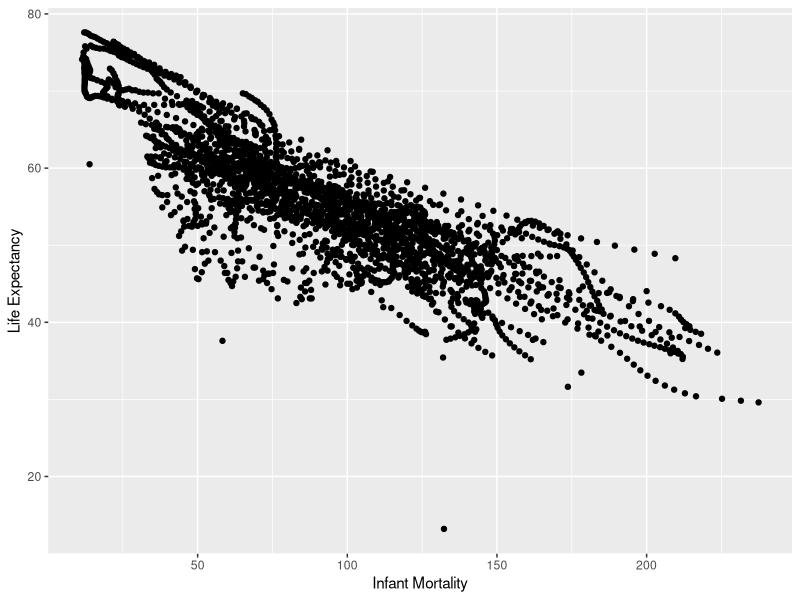
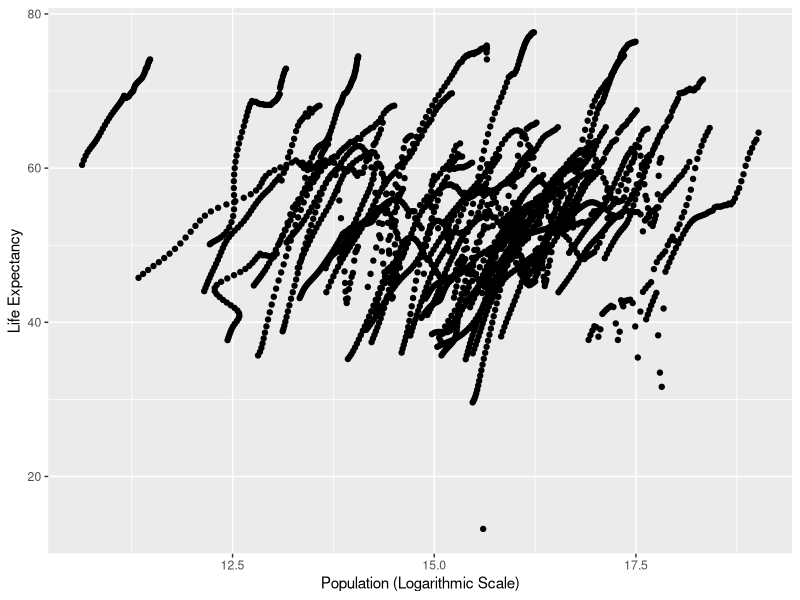
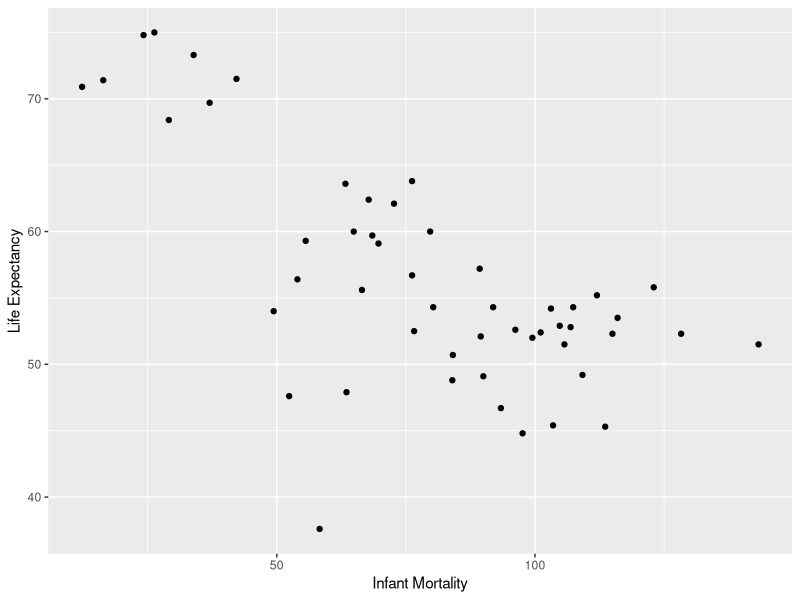
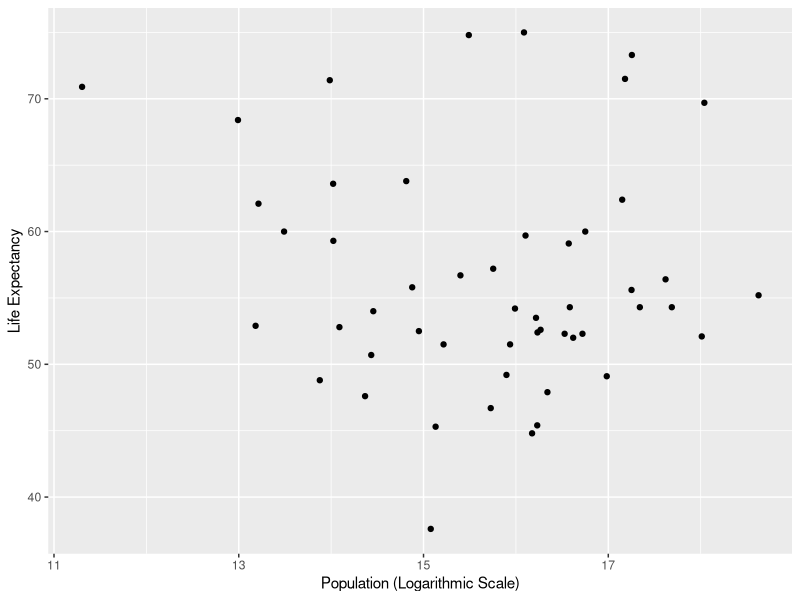

Here is the R script that generated these plots, in order: (Note: this script raises an error after producing the figures.)
## ---- chunk 1
#Loads the "dslabs" and "tidyverse" packages
library(dslabs)
library(tidyverse)

#Pulls up the help page for the gapminder data
help(gapminder)
#Pulls up the structure for the gapminder data
str(gapminder)
#Summary of the gapminder data
summary(gapminder)
#Determines the type of object that gapminder is
class(gapminder)

## ---- chunk 2
#using the gapminder data to create a new object that contains only the African countries
africadata <- subset(gapminder, continent == "Africa")

#Creating a new object with africadata that only contains infant_mortality and life_expectancy
africaIMLE <- select(africadata, infant_mortality, life_expectancy)

#Creating a new object with africadata that only contains population and life_expectancy
africaPLE <- select(africadata, population, life_expectancy)

## ---- chunk 3
#Plotting life expectancy as a function of infant mortality using the africaIMLE dataframe
ggplot(africaIMLE, aes(x = infant_mortality, y = life_expectancy)) +
      geom_point() +
      xlab("Infant Mortality") +
      ylab("Life Expectancy")
#A negative correlation shows between the two



#Plotting life expectancy as a function of population on a log scale using the africaPLE dataframe
ggplot(africaPLE, aes(x = log(population), y = life_expectancy)) +
      geom_point() +
      xlab("Population (Logarithmic Scale)") +
      ylab("Life Expectancy")
#Streaks of positively-correlated data appear on this graph

## ---- chunk 4
#Code to figure out which years have missing data for infant mortality in the africadata dataset
africaYIM <- select(africadata, year, infant_mortality)
#This creates a new data frame that only contains the year data and infant mortality data

is.IMna <- africaYIM[rowSums(is.na(africaYIM)) > 0, ]
#This creates a new data frame that only contains the year data with NA values for infant mortality


years_with_NA <- unique(is.IMna)
#This creates a new data frame that contains the years that have NA infant mortality data

years_with_NA
## ---- chunk 5
africa2000 <- filter(africadata, year == "2000")
str(africa2000)
## ---- chunk 6
#This graphs life expectancy as a function of infant mortality for the year 2000 in Africa.
ggplot(africa2000, aes(x = infant_mortality, y = life_expectancy)) +
      geom_point() +
      xlab("Infant Mortality") +
      ylab("Life Expectancy")
#There is a negative correlation between the two.

#This graphs life expectancy as a function of population for the year 2000 in Africa.
ggplot(africa2000, aes(x = log(population), y = life_expectancy)) +
      geom_point() +
      xlab("Population (Logarithmic Scale)") +
      ylab("Life Expectancy")
#There is no noticable correlation.

## ---- chunk 7
#Fitting a linear model to the 2000 Africa data, with life expectancy as the outcome and infant mortality as the predictor

fit1 <- lm(life_expectancy ~ infant_mortality, data = africa2000)
summary(fit1)
## ---- chunk 8
#Adding a linear model to the 2000 Africa data, with life expectancy as the outcome and population as the predictor

fit2 <- lm(life_expectancy ~ population, data = africa2000)
summary(fit2)
## ---- chunk 9
library(broom)
## ---- chunk 10
chinaadata <- subset(gapminder, country == "China")
## ---- chunk 11
chinaIMP <- chinadata[c("infant_mortality","population")]
chinaFP <- chinadata[c("fertility","population")]

summary(chinaFP)
summary(chinaIMP)

## ---- chunk 12
ggplot(chinaIMP, aes(x = log(population), y = infant_mortality)) + geom_point()
## ---- chunk 13
ggplot(chinaFP, aes(x = log(population), y = fertility)) + geom_point()
## ---- chunk 14
fit3 <- lm(formula = population ~ infant_mortality, data = chinaIMP)

summary(fit3)
## ---- chunk 15
fit4 <- lm(formula = population ~ fertility, data = chinaFP)

summary(fit4)

## ---- chunk 16
tidy(fit3)
tidy(fit3)
